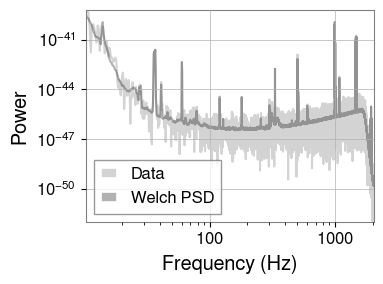

Recreate this plot in Python.
import data
from log_psplines.mcmc import run_mcmc
from log_psplines.plotting import plot_pdgrm
import matplotlib.pyplot as plt

true_psd = data.load_lvk_psd().highpass(10.0)
pdgrm = data.get_lvk_noise_realisation()
pdgrm = pdgrm.highpass(10.0)
fig, ax = plot_pdgrm(pdgrm)
ax.loglog(true_psd.freqs, true_psd.power, color="k", label="True PSD")
plt.savefig("lvk_noise.png", bbox_inches="tight")

samples, spline_model = run_mcmc(pdgrm, num_warmup=500, num_samples=1000, n_knots=30)
try:
    fig, ax = plot_pdgrm(pdgrm, spline_model, samples['weights'],show_knots=True)
except Exception as e:
    fig, ax = plot_pdgrm(pdgrm, spline_model, samples['weights'], show_knots=False)
ax.loglog(true_psd.freqs, true_psd.power, color="k", label="True PSD")
plt.savefig("lvk_noise_and_splines.png", bbox_inches="tight")

